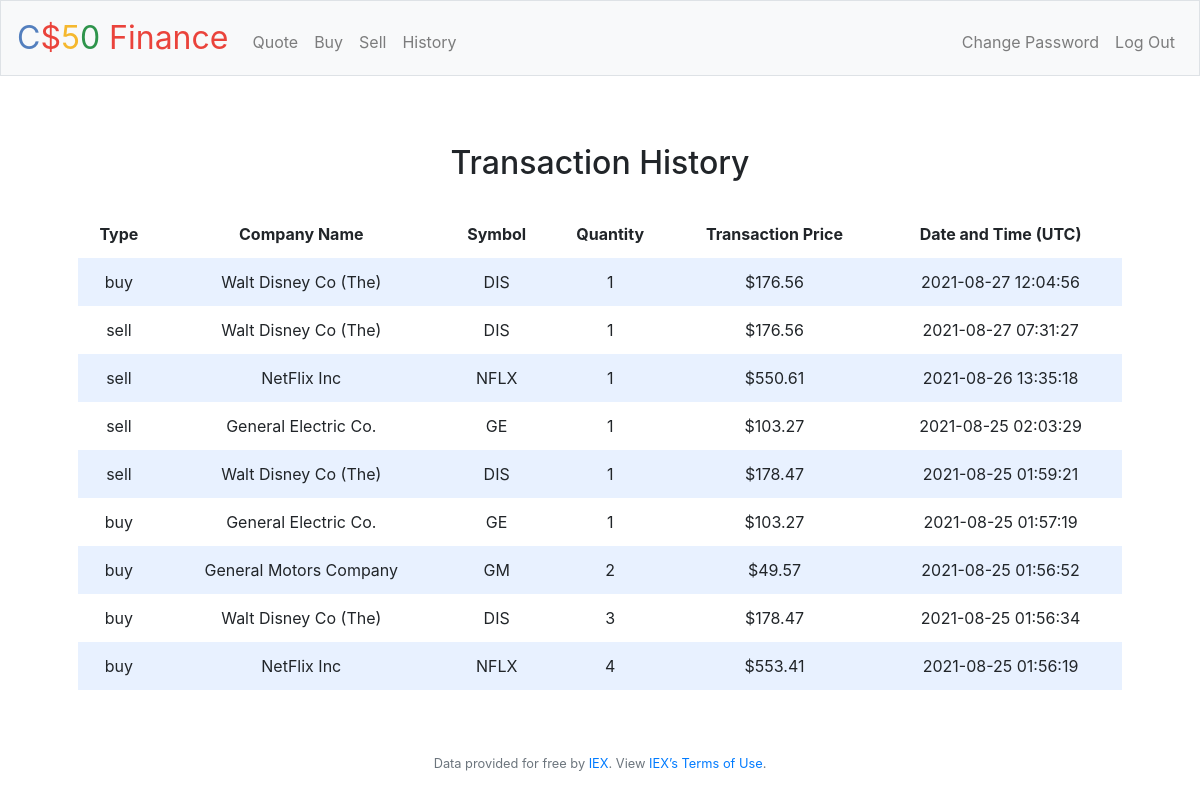
Screenshot of /history (signed in) with the database file from the repository.
### tables this page shows
CREATE TABLE transactions (
user_id INTEGER NOT NULL,
trans_id INTEGER NOT NULL,
company TEXT NOT NULL,
symbol TEXT NOT NULL,
price NUMERIC,
quantity NUMERIC NOT NULL,
type TEXT NOT NULL,
datetime TEXT NOT NULL,
PRIMARY KEY (trans_id),
FOREIGN KEY (user_id) REFERENCES users(id)
);

### application.py (the view)
@app.route("/history")
@login_required
def history():
    if request.method == "GET":
        data = {}
        transactions = db.execute("SELECT trans_id, type, company, symbol, quantity, price, datetime FROM transactions WHERE user_id = ? ORDER BY trans_id DESC",
                                  session["user_id"])
        for t in transactions:
            type, company, symbol = t["type"], t["company"], t["symbol"].upper()
            quantity, price, datetime = t["quantity"], t["price"], t["datetime"]
            id = t["trans_id"]
            data[id] = (type, company, symbol, quantity, price, datetime)
        return render_template("history.html", data=data)
    else:
        return redirect("/")

### application.py (called while the page is built)
@app.after_request
def after_request(response):
    response.headers["Cache-Control"] = "no-cache, no-store, must-revalidate"
    response.headers["Expires"] = 0
    response.headers["Pragma"] = "no-cache"
    return response

### helpers.py (called while the page is built)
def login_required(f):
    @wraps(f)
    def decorated_function(*args, **kwargs):
        if session.get("user_id") is None:
            return redirect("/login")
        return f(*args, **kwargs)
    return decorated_function

def usd(value):
    return f"${value:,.2f}"

### templates/history.html (shortened to what this page needs)
{% extends "layout.html" %}
{% block main %}
    <h2 style="padding: 20px;">Transaction History</h2>
    <table>
        <thead>
            <tr>
                <th>Type</th>
                <th>Company Name</th>
                <th>Symbol</th>
                <th>Quantity</th>
                <th>Transaction Price</th>
                <th>Date and Time (UTC)</th>
            </tr>
        </thead>
        <tbody>
            {% for id, values in data.items() %}
            <tr>
                <td>{{ values[0] }}</td>
                <td>{{ values[1] }}</td>
                <td>{{ values[2] }}</td>
                <td>{{ values[3] }}</td>
                <td>{{ values[4] | usd }}</td>
                <td>{{ values[5] }}</td>
            </tr>
            {% endfor %}
        </tbody>
    </table>
{% endblock %}

### templates/layout.html (shortened to what this page needs)
<!DOCTYPE html>
<html lang="en">
    <head>
        <link rel="stylesheet" href="https://cdn.jsdelivr.net/npm/bootstrap@4.5.3/dist/css/bootstrap.min.css">
        <link href="/static/styles.css" rel="stylesheet">
    </head>
    <body>
        <nav class="navbar navbar-expand-md navbar-light bg-light border">
            <a class="navbar-brand" href="/"><span class="blue">C</span><span class="red">$</span><span class="yellow">5</span><span class="green">0</span> <span class="red">Finance</span></a>
            <div class="collapse navbar-collapse" id="navbar">
                {% if session.user_id %}
                    <ul class="navbar-nav mr-auto mt-2">
                        <li class="nav-item"><a class="nav-link" href="/quote">Quote</a></li>
                        <li class="nav-item"><a class="nav-link" href="/buy">Buy</a></li>
                        <li class="nav-item"><a class="nav-link" href="/sell">Sell</a></li>
                        <li class="nav-item"><a class="nav-link" href="/history">History</a></li>
                    </ul>
                    <ul class="navbar-nav ml-auto mt-2">
                        <li class="nav-item"><a class="nav-link" href="/password">Change Password</a></li>
                        <li class="nav-item"><a class="nav-link" href="/logout">Log Out</a></li>
                    </ul>
                {% else %}
                    <ul class="navbar-nav ml-auto mt-2">
                        <li class="nav-item"><a class="nav-link" href="/register">Register</a></li>
                        <li class="nav-item"><a class="nav-link" href="/login">Log In</a></li>
                    </ul>
                {% endif %}
            </div>
        </nav>
        <main class="container p-5">
            {% block main %}{% endblock %}
        </main>
        <footer class="small text-center text-muted">
            Data provided for free by <a href="https://iextrading.com/developer">IEX</a>. View <a href="https://iextrading.com/api-exhibit-a/">IEX’s Terms of Use</a>.
        </footer>
    </body>
</html>

### static/styles.css (style rules this page uses)
nav .navbar-brand { font-size: xx-large; }
nav .navbar-brand .blue { color: #537fbe; }
nav .navbar-brand .red { color: #ea433b; }
nav .navbar-brand .yellow { color: #f5b82e; }
nav .navbar-brand .green { color: #2e944b; }
main { overflow-x: auto; text-align: center; }
table { background-color: transparent; margin-bottom: 1rem; width: 100%; }
table th, table td { padding: 0.75rem; vertical-align: middle; }
tbody tr:nth-of-type(odd) { background-color: rgb(179, 208, 255, 0.3) }

### rows the page displays
transactions: type "buy", company "Walt Disney Co (The)", price "$176.56", datetime "2021-08-27 12:04:56"
transactions: type "sell", company "Walt Disney Co (The)", price "$176.56", datetime "2021-08-27 07:31:27"
transactions: type "sell", company "NetFlix Inc", symbol "NFLX", quantity "1", price "$550.61", datetime "2021-08-26 13:35:18"
transactions: type "sell", company "General Electric Co.", price "$103.27", datetime "2021-08-25 02:03:29"
transactions: type "sell", company "Walt Disney Co (The)", price "$178.47", datetime "2021-08-25 01:59:21"
transactions: type "buy", company "General Electric Co.", price "$103.27", datetime "2021-08-25 01:57:19"
transactions: type "buy", company "General Motors Company", price "$49.57", datetime "2021-08-25 01:56:52"
transactions: type "buy", company "Walt Disney Co (The)", symbol "DIS", quantity "3", price "$178.47", datetime "2021-08-25 01:56:34"
transactions: type "buy", company "NetFlix Inc", price "$553.41", datetime "2021-08-25 01:56:19"

### other values shown
{{ values[2] }} "DIS" "DIS" "GE" "DIS" "GE" "GM" "NFLX"
{{ values[3] }} "1" "1" "1" "1" "1" "2" "4"
